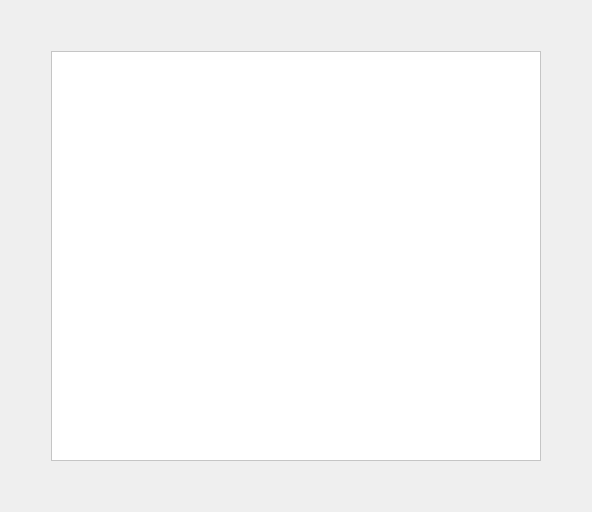
<?xml version="1.0" encoding="UTF-8"?>
<ui version="4.0">
 <class>Table</class>
 <widget class="QWidget" name="Table">
  <property name="geometry">
   <rect>
    <x>0</x>
    <y>0</y>
    <width>592</width>
    <height>512</height>
   </rect>
  </property>
  <property name="windowTitle">
   <string>Patients Deatils</string>
  </property>
  <property name="styleSheet">
   <string notr="true">background:url(:/newPrefix/username_background.PNG)</string>
  </property>
  <layout class="QGridLayout" name="gridLayout">
   <item row="1" column="2">
    <spacer name="horizontalSpacer_2">
     <property name="orientation">
      <enum>Qt::Horizontal</enum>
     </property>
     <property name="sizeType">
      <enum>QSizePolicy::Minimum</enum>
     </property>
     <property name="sizeHint" stdset="0">
      <size>
       <width>40</width>
       <height>20</height>
      </size>
     </property>
    </spacer>
   </item>
   <item row="0" column="1">
    <spacer name="verticalSpacer">
     <property name="orientation">
      <enum>Qt::Vertical</enum>
     </property>
     <property name="sizeType">
      <enum>QSizePolicy::Minimum</enum>
     </property>
     <property name="sizeHint" stdset="0">
      <size>
       <width>20</width>
       <height>40</height>
      </size>
     </property>
    </spacer>
   </item>
   <item row="1" column="0">
    <spacer name="horizontalSpacer">
     <property name="orientation">
      <enum>Qt::Horizontal</enum>
     </property>
     <property name="sizeType">
      <enum>QSizePolicy::Minimum</enum>
     </property>
     <property name="sizeHint" stdset="0">
      <size>
       <width>40</width>
       <height>20</height>
      </size>
     </property>
    </spacer>
   </item>
   <item row="2" column="1">
    <spacer name="verticalSpacer_2">
     <property name="orientation">
      <enum>Qt::Vertical</enum>
     </property>
     <property name="sizeType">
      <enum>QSizePolicy::Minimum</enum>
     </property>
     <property name="sizeHint" stdset="0">
      <size>
       <width>20</width>
       <height>40</height>
      </size>
     </property>
    </spacer>
   </item>
   <item row="1" column="1">
    <widget class="QTableView" name="tableView">
     <property name="styleSheet">
      <string notr="true">background:rgb(255, 255, 255)</string>
     </property>
    </widget>
   </item>
  </layout>
 </widget>
 <resources>
  <include location="../image.qrc"/>
 </resources>
 <connections/>
</ui>
